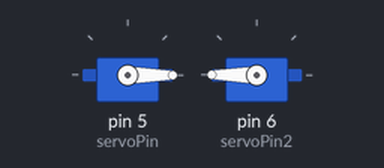
Bench run of a sketch on a simulated Arduino Uno, built with avr-gcc and run on an emulated ATmega328P. Parts: 2 × servo.

Above: at 0.05 s.
At 8.8 s:
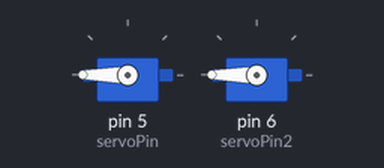
Timing chart, 0 to 11.4 s (numbered marks = the images above):
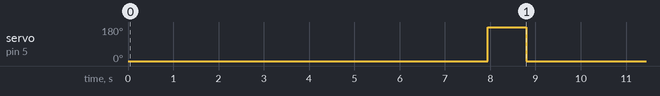

Measured:
- by itself, servo on pin 5 (servoPin): alternates 180° for 0.85 s and 0° for 8.0 s, 6 changes in all, then stays 0°

The sketch:

Challenge_2_Clean.ino
```cpp
#include <Servo.h>

// Create a new servo object:
Servo myservo;
Servo myservo2;

int period = 7950;

// Define the servo pin:
#define servoPin 5
#define servoPin2 6

// Create a variable to store the servo position:
int angle = 0;

void setup() {
  // Attach the Servo variable to a pin:
  myservo.attach(servoPin);
  myservo2.attach(servoPin2);

}

void loop() {
  // Tell the servo to go to a particular angle:

    myservo.write(0);
    myservo2.write(180);
    delay (period);

    myservo.write(180);
    myservo2.write(180);
    delay (850);

    myservo.write(0);
    myservo2.write(180);
    delay (period);

    myservo.write(180);
    myservo2.write(180);
    delay (850);

    myservo.write(0);
    myservo2.write(180);
    delay (period);

    myservo.write(180);
    myservo2.write(180);
    delay (850);
    myservo.write(0);
    myservo2.write(180);
    delay (period);

   myservo.detach();
  myservo2.detach();
}
```
